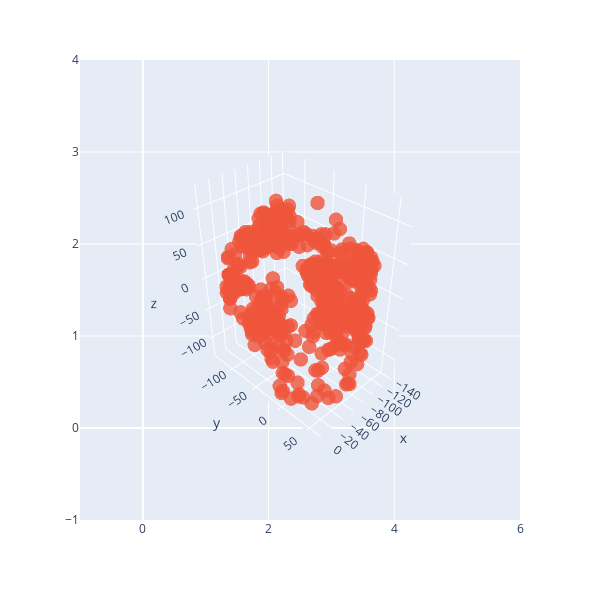

This figure's notebook cell:
### Code cell
# Display the result of rotation for pelvis -- it is clear that the chosen rotation matiry should work correctly.
import plotly.express as px
import plotly.graph_objects as go
fig = px.scatter(width=600, height=600)
fig.add_trace(go.Scatter3d(x = pelvis_transformed[:, 0],  y = pelvis_transformed[:,1], z=pelvis_transformed[:,2], mode = 'markers', name = 'pelvis', marker=dict(size=5,opacity=0.8)))
fig.update_scenes(aspectmode="data" )
camera = dict(
    up=dict(x=0, y=0, z=1),
    center=dict(x=0, y=0, z=0),
    eye=dict(x=2, y=2, z=2)
)
fig.update_layout(scene_camera=camera)
fig.show()

### Figure 1 — Plotly figure (JSON) as saved in the notebook; plotly's stock layout.template omitted (floating-point values rounded to 4 significant figures; data arrays with more than 128 entries replaced by an {"elided": "..."} marker saying what was removed)
{"data": [{"hovertemplate": "<extra></extra>", "legendgroup": "", "marker": {"color": "#636efa", "symbol": "circle"}, "mode": "markers", "name": "", "orientation": "v", "showlegend": false, "type": "scatter", "xaxis": "x", "yaxis": "y"}, {"marker": {"opacity": 0.8, "size": 5}, "mode": "markers", "name": "pelvis", "type": "scatter3d", "x": {"elided": "545 float values"}, "y": {"elided": "545 float values"}, "z": {"elided": "545 float values"}}], "layout": {"height": 600, "legend": {"tracegroupgap": 0}, "margin": {"t": 60}, "scene": {"aspectmode": "data", "camera": {"center": {"x": 0, "y": 0, "z": 0}, "eye": {"x": 2, "y": 2, "z": 2}, "up": {"x": 0, "y": 0, "z": 1}}}, "width": 600, "xaxis": {"anchor": "y", "domain": [0, 1]}, "yaxis": {"anchor": "x", "domain": [0, 1]}}}
